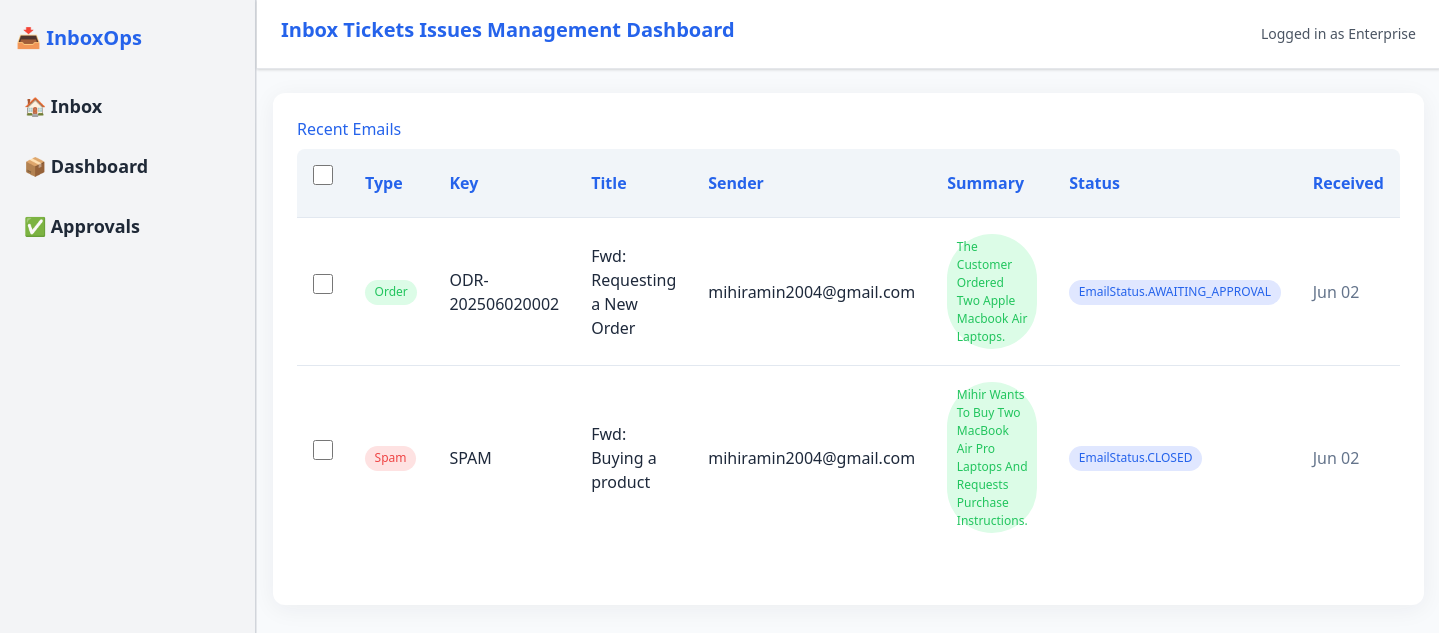
/u, run on an earlier commit of the app's database.
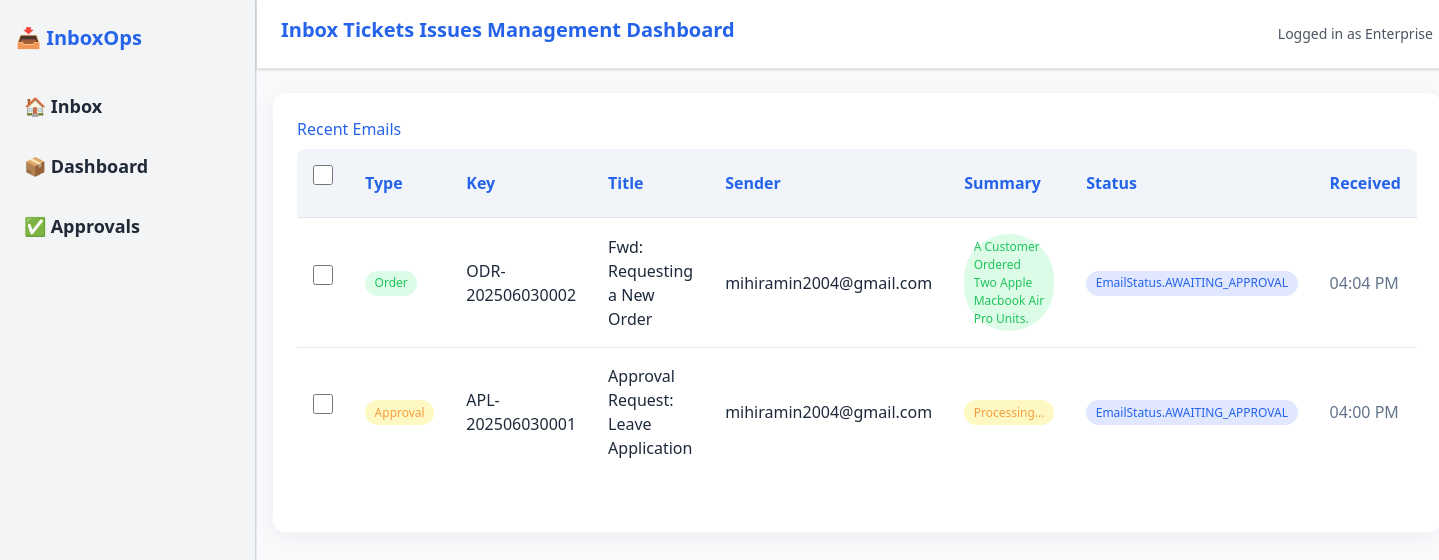
And on a later commit of the database.
### app/models.py (models this page shows)
class Email(Base):
    __tablename__ = "emails"
    id = Column(Integer, primary_key=True, index=True)
    from_email = Column(String, index=True)
    subject = Column(String, index=True)
    text_body = Column(Text)
    html_body = Column(Text)
    received_at = Column(DateTime(timezone=True), server_default=func.now())
    summary = Column(Text, nullable=True)
    status = Column(String, default="received")
    type = Column(String, default="UNKNOWN")  # can be ORDER, APPROVAL, SPAM
    key = Column(String, unique=True)
    status = Column(String, default=EmailStatus.NEW)

### app/main.py (the view)
@app.get("/u", response_class=HTMLResponse)
def unified_view(request: Request, page: str = "inbox", db: Session = Depends(get_db)):
    if page == "inbox":
        emails = db.query(Email).order_by(Email.received_at.desc()).all()
        format_received_time = lambda received_at: format_received_time(received_at)
        now = datetime.now()
        return templates.TemplateResponse(
            "index.html",
            {"request": request, "emails": emails, "check_email_status": check_email_status, "format_received_time": format_received_time, "now": now},
        )
    elif page == "dashboard":
        orders = db.query(Order).order_by(Order.id.desc()).all()
        approvals = db.query(Approval).order_by(Approval.id.desc()).all()
        return templates.TemplateResponse(
            "dashboard.html",
            {"request": request, "orders": orders, "emails": emails, "approvals": approvals, "check_email_status": check_email_status, "format_date": format_date},
        )
    else:
        return templates.TemplateResponse(
            "404.html", {"request": request}, status_code=404
        )

### templates/index.html (shortened to what this page needs)
{% extends "layout.html" %}
{% block content %}
<!DOCTYPE html>
<html>
<head>
    <link rel="stylesheet" href="/static/styles.css">
</head>
<body>
    <div class="container">
        <h2>Recent Emails</h2>
        <table class="table">
            <thead>
                <tr>
                    <th><input type="checkbox" id="select-all" /></th>
                    <th>Type</th>
                    <th>Key</th>
                    <th>Title</th>
                    <th>Sender</th>
                    <th>Summary</th>
                    <th>Status</th>
                    <th>Received</th>
                </tr>
            </thead>
            <tbody>
                {% for email in emails %}
                <tr class="email-row">
                    <td>
                        <input type="checkbox" class="email-checkbox" />
                    </td>
                    <td>
                        {% if email.type == "ORDER" %}
                            <span class="badge badge-success">Order</span>
                        {% elif email.type == "APPROVAL" %}
                            <span class="badge badge-warning">Approval</span>
                        {% else %}
                            <span class="badge badge-danger">Spam</span>
                        {% endif %}
                    </td>
                    <td>{{ email.key }}</td>
                    <td>{{ email.subject }}</td>
                    <td>{{ email.from_email }}</td>
                    <td>
                        {% if email.summary %}
                            <span class="badge badge-success">{{ email.summary }}</span>
                        {% else %}
                            <span class="badge badge-warning">Processing...</span>
                        {% endif %}
                    </td>
                    <td>
                        {% set status = check_email_status(email) %}
                        <span class="badge badge-{{ status.lower() }}">{{ status }}</span>
                    </td>
                    <td class="text-muted">
    {% if email.received_at %}
        {% if email.received_at.date() == now.date() %}
            {{ email.received_at.strftime("%I:%M %p") }}
        {% else %}
            {{ email.received_at.strftime("%b %d") }}
        {% endif %}
    {% else %}
        Unknown
    {% endif %}
</td>
                </tr>
                {% endfor %}
            </tbody>
        </table>
    </div>
</body>
</html>
{% endblock %}

### templates/layout.html (shortened to what this page needs)
<!DOCTYPE html>
<html lang="en">
  <head>
    <link href="https://cdn.jsdelivr.net/npm/tailwindcss@2.2.19/dist/tailwind.min.css" rel="stylesheet">
  </head>
  <body class="min-h-screen bg-muted font-sans antialiased">
    <div class="flex min-h-screen w-full">
      <aside class="bg-gray-50 border-r border-gray-200 min-h-screen flex-shrink-0">
        {% include 'sidebar.html' %}
      </aside>
      <div class="flex flex-col flex-1 min-h-screen">
        {% include 'header.html' %}
        <main class="flex-1 p-4">
          {% block content %}{% endblock %}
        </main>
      </div>
    </div>
  </body>
</html>

### templates/sidebar.html
<aside class="w-64 bg-gray-100 h-screen px-4 py-6 border-r border-gray-300">
  <h2 class="text-xl font-bold mb-8">📥 InboxOps</h2>
  <nav class="flex flex-col gap-4">
    <a href="/u?page=inbox" class="text-gray-800 text-lg font-bold hover:text-blue-600 hover:bg-gray-200 block px-2 py-2 rounded transition duration-200">🏠 Inbox</a>
    <a href="/u?page=dashboard" class="text-gray-800 text-lg font-bold hover:text-blue-600 hover:bg-gray-200 block px-2 py-2 rounded transition duration-200">📦 Dashboard</a>
    <a href="/approvals" class="text-gray-800 text-lg font-bold hover:text-blue-600 hover:bg-gray-200 block px-2 py-2 rounded transition duration-200">✅ Approvals</a>
  </nav>
</aside>

### templates/header.html
<header style="margin-bottom: 0.5em;" class="flex justify-between items-center bg-white px-6 py-4 shadow border-b">
  <h1 class="text-xl font-semibold">Inbox Tickets Issues Management Dashboard</h1>
  <div class="text-sm text-gray-600">
    Logged in as Enterprise
  </div>
</header>

### static/styles.css (style rules this page uses)
body { background: #f8fafc; color: #1e293b; font-family: 'Segoe UI', 'Roboto', Arial, sans-serif; margin: 0; padding: 0; }
header { background: #2563eb; color: #fff; padding: 1.5rem 2rem; box-shadow: 0 2px 8px rgba(37,99,235,0.08); margin-bottom: 2rem; }
h1, h2, h3 { color: #2563eb; margin-bottom: 0.5rem; }
.container { max-width: 95vw; margin: 0 auto; background: #fff; border-radius: 12px; box-shadow: 0 4px 24px rgba(30,41,59,0.06); padding: 1.5rem; }
.table { width: 100%; border-collapse: collapse; margin-bottom: 2rem; background: #fff; border-radius: 8px; overflow: hidden; }
.table th, .table td { padding: 1rem; border-bottom: 1px solid #e2e8f0; text-align: left; }
.table th { background: #f1f5f9; color: #2563eb; font-weight: 600; }
.table tr:last-child td { border-bottom: none; }
.badge { display: inline-block; padding: 0.3em 0.8em; border-radius: 999px; font-size: 0.95em; font-weight: 500; background: #e0e7ff; color: #2563eb; }
.badge-success { background: #dcfce7; color: #22c55e; }
.badge-warning { background: #fef9c3; color: #f59e42; }
input, textarea, select { border: 1px solid #e2e8f0; border-radius: 6px; padding: 0.6em; font-size: 1em; margin-bottom: 1em; width: 100%; box-sizing: border-box; }
.text-muted { color: #64748b; }
.badge { display: inline-block; padding: 0.3em 0.8em; border-radius: 999px; font-size: 0.85em; font-weight: 500; }
.badge { display: inline-block; padding: 0.3em 0.8em; border-radius: 999px; font-size: 0.75em; font-weight: 500; text-transform: capitalize; }

### templates/index.html (style rules this page uses)
input[type="checkbox"] { width: 20px; height: 20px; cursor: pointer; border: 2px solid #ccc; border-radius: 4px; transition: box-shadow 0.2s ease; position: relative; }

What changed in the data, as far as the page shows it:
changed Email "Fwd: Requesting a New Order": key "ODR-202506020002" → "ODR-202506030002"; summary "The Customer Ordered Two Apple Macbook Air Laptops." → "A Customer Ordered Two Apple Macbook Air Pro Units."; received_at "Jun 02" → "04:04 PM"
changed Email: key "SPAM" → "APL-202506030001"; subject "Fwd: Buying a product" → "Approval Request: Leave Application"; status "EmailStatus.CLOSED" → "EmailStatus.AWAITING_APPROVAL"; summary "Mihir Wants To Buy Two MacBook Air Pro Laptops And Requests Purchase Instructions." → (not shown); received_at "Jun 02" → "04:00 PM"; type "Spam" → "Approval"
